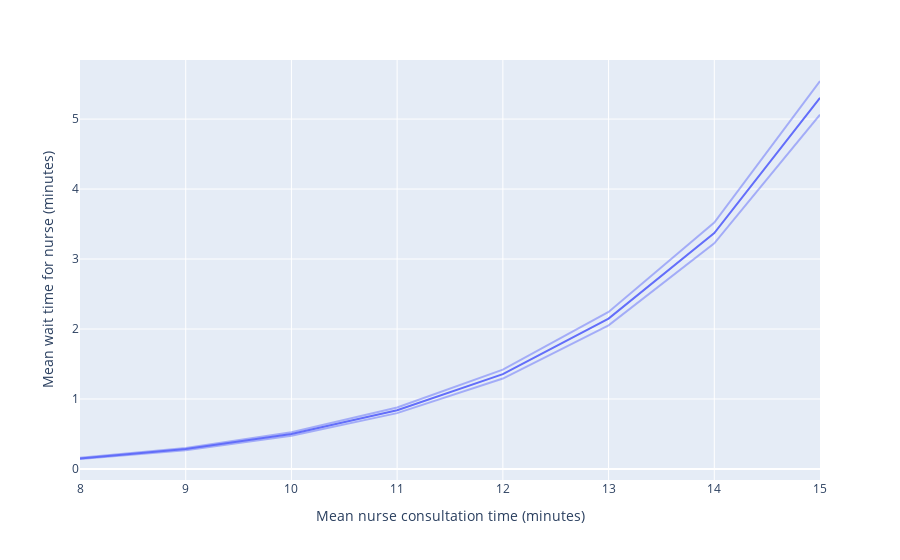

The notebook cell saved with this chart:
### Code cell
result, fig = plot_scenario(
    results=sensitivity_consult,
    x_var='mean_n_consult_time',
    result_var='mean_q_time_nurse',
    colour_var=None,
    xaxis_title='Mean nurse consultation time (minutes)',
    yaxis_title='Mean wait time for nurse (minutes)',
    legend_title='Nurses'
)

### Figure 1 — Plotly figure (JSON) as saved in the notebook; plotly's stock layout.template omitted (floating-point values rounded to 4 significant figures)
{"data": [{"hovertemplate": "mean_n_consult_time=%{x}<br>mean=%{y}<extra></extra>", "legendgroup": "", "line": {"color": "#636efa", "dash": "solid"}, "marker": {"symbol": "circle"}, "mode": "lines", "name": "", "orientation": "v", "showlegend": false, "type": "scatter", "x": [8, 9, 10, 11, 12, 13, 14, 15], "xaxis": "x", "y": [0.1512, 0.2839, 0.499, 0.8385, 1.356, 2.148, 3.372, 5.303], "yaxis": "y"}, {"hovertemplate": "mean_n_consult_time=%{x}<br>ci_upper=%{y}<extra></extra>", "legendgroup": "", "line": {"color": "#636efa", "dash": "solid"}, "marker": {"symbol": "circle"}, "mode": "lines", "name": "", "opacity": 0.5, "orientation": "v", "showlegend": false, "type": "scatter", "x": [8, 9, 10, 11, 12, 13, 14, 15], "xaxis": "x", "y": [0.1598, 0.2991, 0.5238, 0.879, 1.419, 2.244, 3.52, 5.544], "yaxis": "y"}, {"hovertemplate": "mean_n_consult_time=%{x}<br>ci_lower=%{y}<extra></extra>", "legendgroup": "", "line": {"color": "#636efa", "dash": "solid"}, "marker": {"symbol": "circle"}, "mode": "lines", "name": "", "opacity": 0.5, "orientation": "v", "showlegend": false, "type": "scatter", "x": [8, 9, 10, 11, 12, 13, 14, 15], "xaxis": "x", "y": [0.1425, 0.2688, 0.4743, 0.798, 1.292, 2.053, 3.224, 5.062], "yaxis": "y"}], "layout": {"legend": {"title": {"text": "Nurses"}, "tracegroupgap": 0}, "margin": {"t": 60}, "xaxis": {"anchor": "y", "domain": [0, 1], "title": {"text": "Mean nurse consultation time (minutes)"}}, "yaxis": {"anchor": "x", "domain": [0, 1], "title": {"text": "Mean wait time for nurse (minutes)"}}}}
